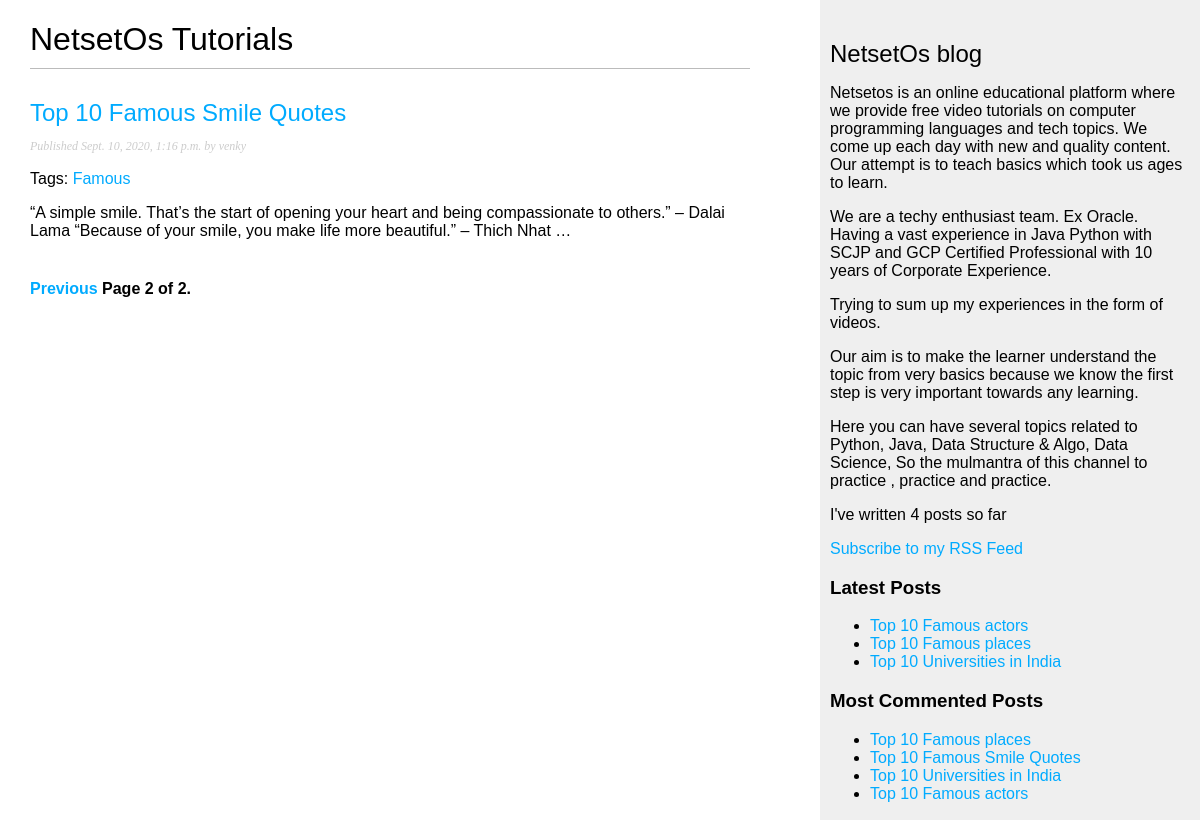
Screenshot of /blog/?page=2 with the database file from the repository.
### blog/models.py (models this page shows, shortened)
class Post(models.Model):
    STATUS_CHOICES= ( ('draft','Draft'),('published','Published'),
                      )
    title = models.CharField(max_length=250)
    slug = models.SlugField(max_length=250, unique_for_date='publish')
    author = models.ForeignKey(User,on_delete=models.CASCADE,related_name='blog_posts')
    body = models.TextField()
    publish = models.DateTimeField(default=timezone.now)
    created = models.DateTimeField(auto_now_add=True)
    updated = models.DateTimeField(auto_now=True)
    status = models.CharField(max_length=10,choices=STATUS_CHOICES,default='draft')
    objects = models.Manager()
    published = PublishedManager()
    tags = TaggableManager()
    def get_absolute_url(self):
        return reverse('blog:post_detail',
                    args=[self.publish.year,
                          self.publish.month,
                          self.publish.day,
                          self.slug])
    class Meta:
        ordering = ('-publish',)

### blog/views.py (the view)
# urls.py: path('', views.post_list, name='post_list'),
def post_list(request,tag_slug=None):
    object_list = Post.published.all()
    tag = None
    if tag_slug:
        tag = get_object_or_404(Tag,slug=tag_slug)
        object_list = object_list.filter(tags__in=[tag])
    paginator = Paginator(object_list,3)# 3 posts at single page
    page = request.GET.get('page')
    try:
        posts = paginator.page(page)
    except PageNotAnInteger:
        posts = paginator.page(1)
    except EmptyPage:
        posts = paginator.page(paginator.num_pages)
    return render(request,'blog/post/list.html',{'page':page,'posts':posts,'tag':tag})

### blog/models.py (called while the page is built)
    def get_queryset(self):
        return super(PublishedManager,self).get_queryset().filter(status='published')

### blog/templatetags/blog_tags.py (called while the page is built)
@register.simple_tag
def total_posts():
    return Post.published.count()

@register.simple_tag
def get_most_commented_posts(count=5):
    return Post.published.annotate(
        total_comments=Count('comments')
    ).order_by('-total_comments')[:count]

@register.inclusion_tag('blog/post/latest_posts.html')
def show_latest_posts(count=5):
    latest_posts = Post.published.order_by('-publish')[:count]
    return {'latest_posts':latest_posts}

@register.filter(name='markdown')
def markdown_format(text):
    return mark_safe(markdown.markdown(text))

### blog/templates/blog/post/list.html (shortened to what this page needs)
{% extends "blog/base.html" %}
{% load blog_tags %}
{% block content %}
  <h1>NetsetOs Tutorials</h1>
  {% for post in posts %}
    <h2>
      <a href="{{ post.get_absolute_url }}">
        {{ post.title }}
      </a>
    </h2>
    <p class="date">
      Published {{ post.publish }} by {{ post.author }}
    </p>
<p class="tags">
  Tags:
  {% for tag in post.tags.all %}
  <a href="{% url "blog:post_list_by_tag" tag.slug %}">
  {{ tag.name }}
  </a>
  {% endfor %}
</p>
    {{ post.body | markdown |truncatewords:30 }}
  {% endfor %}
{% include "pagination.html" with page=posts %}
{% endblock %}

### blog/templates/blog/base.html (shortened to what this page needs)
{% load blog_tags %}
{% load static %}
<html>
<head>
  <link href="{% static "css/blog.css" %}" rel="stylesheet">
</head>
<body>
  <div id="content">
    {% block content %}
    {% endblock %}
  </div>
  <div id="sidebar">
    <h2>NetsetOs blog</h2>
    <p>Netsetos is an online educational platform where we provide free video tutorials on computer programming languages and tech topics. We come up each day with new and quality content.
      Our attempt is to teach basics which took us ages to learn.</p>
    <p>We are a techy enthusiast team. Ex Oracle. Having a vast experience in Java Python with SCJP and GCP Certified Professional with 10 years of Corporate Experience.</p>
    <p>Trying to sum up my experiences in the form of videos.</p>
    <p>Our aim is to make the learner understand the topic from very basics because we know the first step is very important towards any learning.</p>
<p>Here you can have several topics related to Python, Java, Data Structure & Algo, Data Science, So the mulmantra of this channel to practice , practice and practice.</p>
    <p>I've written {% total_posts %} posts so far</p>
      <p>
          <a href="{% url "blog:post_feed" %}">Subscribe to my RSS Feed</a>
      </p>
    <h3>Latest Posts</h3>
    {% show_latest_posts 3 %}
    <h3>Most Commented Posts</h3>
    {% get_most_commented_posts as most_commented_posts %}
    <ul>
      {% for post in most_commented_posts %}
      <li>
        <a href="{{ post.get_absolute_url }}">{{ post.title }}</a>
      </li>
      {% endfor %}
    </ul>
  </div>
</body>
</html>

### blog/templates/blog/post/latest_posts.html
<ul>
    {% for post in latest_posts %}
    <li>
        <a href="{{ post.get_absolute_url }}">{{ post.title }}</a>
    </li>
    {% endfor %}
</ul>

### blog/static/css/blog.css (style rules this page uses)
body { margin:0; padding:0; font-family:helvetica, sans-serif; }
a { color:#00abff; text-decoration:none; }
h1 { font-weight:normal; border-bottom:1px solid #bbb; padding:0 0 10px 0; }
h2 { font-weight:normal; margin:30px 0 0; }
#content { float:left; width:60%; padding:0 0 0 30px; }
#sidebar { float:right; width:30%; padding:10px; background:#efefef; height:100%; }
p.date { color:#ccc; font-family: georgia, serif; font-size: 12px; font-style: italic; }

### rows the page displays
Post: title "Top 10 Famous Smile Quotes", publish "Sept. 10, 2020, 1:16 p.m.", author "venky", body "“A simple smile. That’s the start of opening your heart and being compassionate to others.” – Dalai Lama “Because of your smile, you make life more beautiful.” – Thich Nhat …"
Tag: name "Famous"
Post: title "Top 10 Famous actors"
Post: title "Top 10 Famous places"
Post: title "Top 10 Universities in India"

### other values shown
{{ page.number }} "2"
{{ page.paginator.num_pages }} "2"
